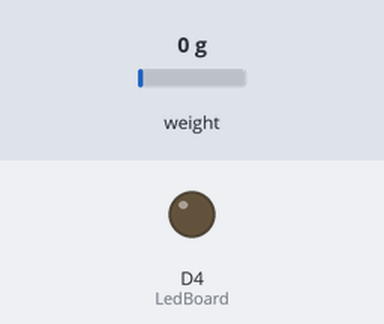
Recording of a sketch running on a simulated ESP8266 (NodeMCU). Parts: output pins drawn as LEDs (lit = HIGH). Inputs (shaded band) come from the test bench; at power-on: weight on the scale 0 g. WiFi joins after 1.5 s; servers stay silent unless stated; storage starts empty; what the sketch prints to the serial monitor is not drawn.

Above: at 13.6 s.
Timing chart, 0 to 16.5 s (numbered marks = the images above):
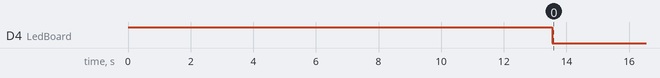

The sketch:

Transmitter.ino
```cpp
#include <SPI.h>             // Biblioteca de comunicação SPI Nativa
#include <ESP8266WiFi.h>     // The Basic Function Of The ESP NODEMCU
#include <SD.h>              // Biblioteca de comunicação com cartão SD Nativa
#include <HX711.h>           // Biblioteca para Leitura da Celula de Carga
#include <Wire.h>

//------------------------------------------------------------------------------------
// Definindo pinos I/O
//------------------------------------------------------------------------------------
#define       LedBoard     2        // WIFI Module LED
#define       DT           D1       // DT HX711
#define       SCK          D2       // SCK HX711

#define USE_STORAGE true
#define CS_SDPIN D4

//------------------------------------------------------------------------------------
// Declarando Variaveis
//------------------------------------------------------------------------------------
int sdmod = 0;
File myFile;
float peso;
String tele;

//------------------------------------------------------------------------------------
// Variaveis de Autenticação do Wifi
//------------------------------------------------------------------------------------

char ssid[] = "teste";                 // SSID
char pass[] = "testesestatico";        // Senha

//------------------------------------------------------------------------------------
// Variaveis de Autenticação do Wifi
//------------------------------------------------------------------------------------
// Endereço do Server - Verificar no Roteador ou no inicio da serial
IPAddress server(192,168,1,2);
WiFiClient client;

//------------------------------------------------------------------------------------

// Declaracao do objeto ESCALA na classe HX711 da biblioteca
HX711 escala;

// Esse valor deve ser alterado para o valor de calibracao obtido com o outro codigo
#define FATOR_CALIBRACAO 23500

void successInfo() {
  digitalWrite(LedBoard, HIGH);
}

void errorInfo() {
  digitalWrite(LedBoard, HIGH);
  delay(250);
  digitalWrite(LedBoard, LOW);
  delay(250);
}


//====================================================================================

void setupSd() {
  Serial.println("Inicializando o cartão SD...");
  // Verifica se o cartão SD está presente e se pode ser inicializado

  while(!SD.begin(CS_SDPIN)) {
    Serial.println("Falha, verifique se o cartão está presente.");
    client.connect(server, 80);
    client.println("Falha, verifique se o cartão está presente.\r");
    while(1) {
      errorInfo();
    }
  }

  // Cria arquivo data.txt e abre
  myFile = SD.open("/data.txt", FILE_APPEND);
  // Escreve dados no arquivo
  if (myFile) {
    successInfo();

    Serial.println("Gravando dados iniciais!");
    client.connect(server, 80);
    client.println("Gravando dados iniciais!\r");

    myFile.println("Tempo, Força, Fator de calibração");
    myFile.close();

  } else {
    Serial.println("Error ao abrir data.txt");
    client.connect(server, 80);
    client.println("Error ao abrir data.txt\r");
  }
}

void writeOnSD(String str) {
  myFile = SD.open("/data.txt", FILE_APPEND);

  if (myFile) {
    Serial.println("(Dados Gravados!)");
    myFile.println(str);
    myFile.close();

  } else {
    Serial.println("Error ao gravar em data.txt");
    client.connect(server, 80);
    client.println("Error ao gravar em data.txt\r");
  }
}

//====================================================================================

void setup() {
  pinMode(LedBoard, OUTPUT);
  digitalWrite(LedBoard, HIGH);
  Serial.begin(115200);
  Serial.println(".");
  Serial.println("Modulo Incializado");

  // Connects to the WiFi router
  WiFi.begin(ssid, pass);
  while (WiFi.status() != WL_CONNECTED) {
    Serial.print(".");
    delay(500);
  }

  delay(10000);
  Serial.println("Connected to wifi");

  // Network parameters
  Serial.print("Status: ");
  Serial.println(WiFi.status());
  Serial.print("IP: ");
  Serial.println(WiFi.localIP());
  Serial.print("Subnet: ");
  Serial.println(WiFi.subnetMask());
  Serial.print("Gateway: ");
  Serial.println(WiFi.gatewayIP());
  Serial.print("SSID: ");
  Serial.println(WiFi.SSID());
  Serial.print("Signal: ");
  Serial.println(WiFi.RSSI());

  client.connect(server, 80);
  client.println("Modulo de Leitura Conectado\r");
  client.connect(server, 80);

  if(USE_STORAGE) {
    setupSd();
  }

  client.connect(server, 80);
  client.println("Inicializando e calibrando Celula de carga\r");
  Serial.println("Inicializando e calibrando Celula de carga");

  // Inicializacao e definicao dos pinos DT e SCK dentro do objeto ESCALA
  escala.begin (DT, SCK);
  // Tara a balança
  escala.tare();
  // Ajusta a escala para o fator de calibracao
  escala.set_scale(FATOR_CALIBRACAO);

  client.connect(server, 80);
  client.println("Configurações Encerrada, Iniciando Leituras\r");
  Serial.println("Configurações Encerrada, Iniciando Leituras");

}

//====================================================================================

void loop() {
  digitalWrite(LedBoard, LOW);
  if (escala.is_ready()) {

    peso = (escala.get_units()) * 9.8;
    tele = String((millis() / 1000.0),3) + "," + String(peso, 3) + '\r';
    Serial.print(tele);
    Serial.println("N");

    if(USE_STORAGE) {
      // Escreve no cartão SD
      writeOnSD(tele);
    }
    client.connect(server, 80);
    client.println(tele);

    // HX711 Requer que cada leitura seja realizado a no minimo a cada 100ms
    // 120ms é o ideal para não ocorrer travamentos durante as leituras sem cartão SD
    // No caso da utilização do cartão sd verificar a quanto tempo está realizando as leituras
    // E inserir um delay para que as leituras fiquem acima de 100ms
    delay(120);

  } else {
    client.connect(server, 80);
    client.println("Erro de Leitura, Aguarde...\r");
    Serial.println("Erro de Leitura, Aguarde...");
  }
  digitalWrite(LedBoard, HIGH);
}
```

Measured:
- by itself, D4 (LedBoard): HIGH → LOW at 13.5 s
